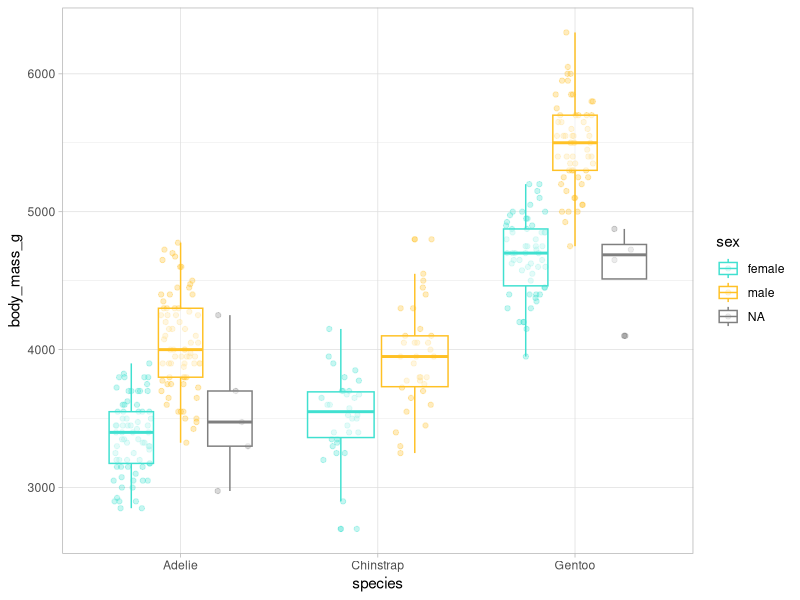
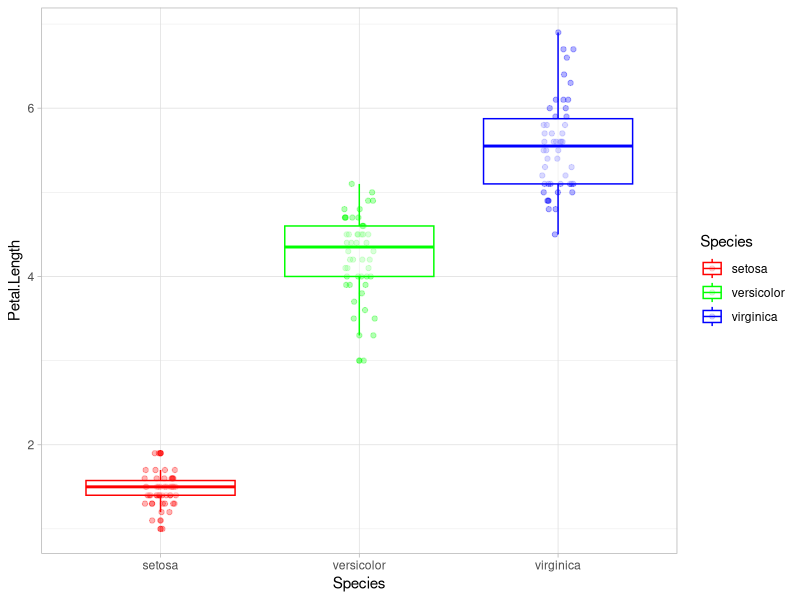
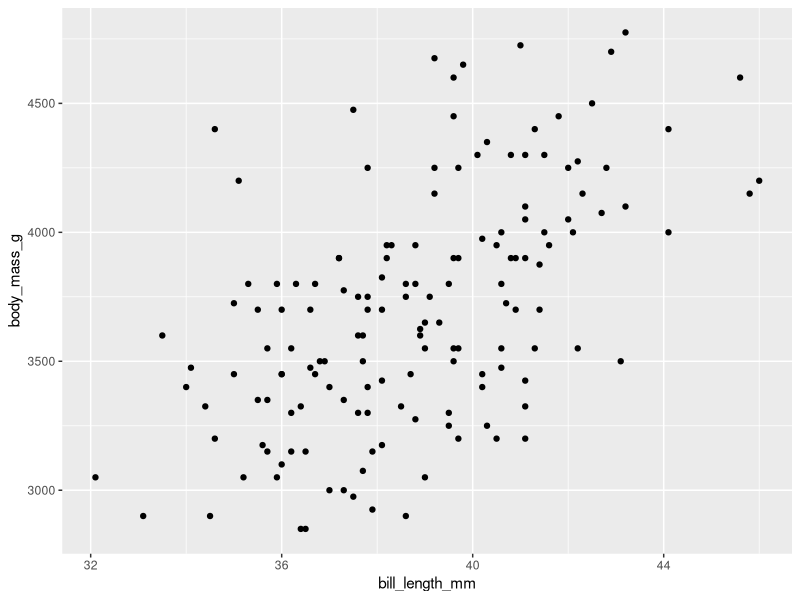
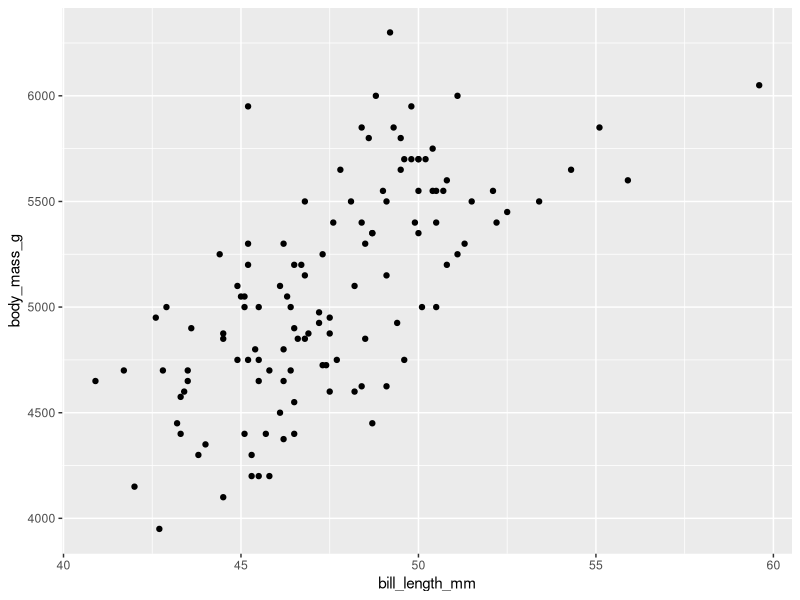
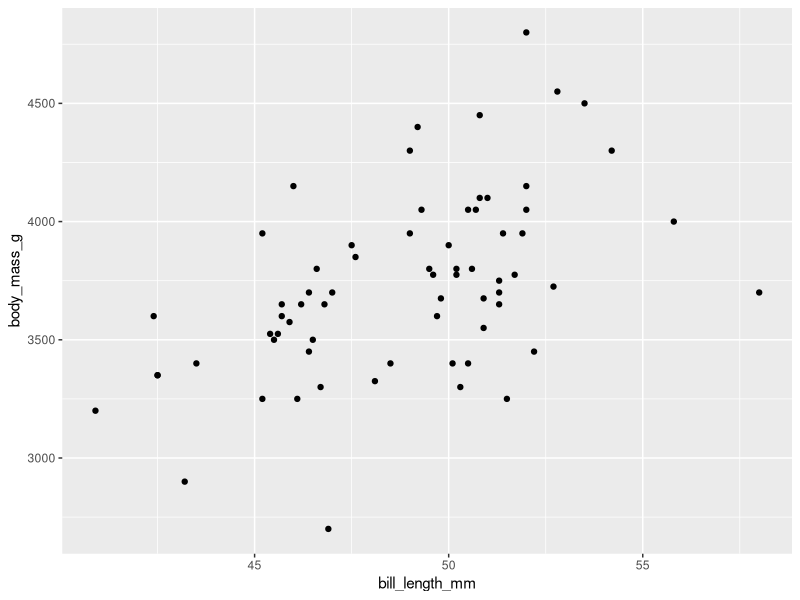

Recreate these plots in R, in order.
## ---- chunk 1

library(palmerpenguins)
library(tidyverse)

# 1
adelie <- penguins |> 
  filter(species == "Adelie") |> 
  arrange(flipper_length_mm)

# 2
adelie_subset <- adelie |> 
  select(island, contains("bill"))

# 3
adelie2 <- adelie |> 
  select(-species)

## ---- chunk 2

# 1
penguins |> 
  group_by(island) |> 
  summarise(
    n = n(),
    mean_flipper_length = mean(flipper_length_mm, na.rm = TRUE)
  )

# 2
penguins |> 
  mutate(mass_by_length = (body_mass_g / 1000) / flipper_length_mm) |> 
  select(mass_by_length)

## ---- chunk 3

divide_by_100 <- function(x) {
  x / 100
}

divide_by_100(30)

## ---- chunk 4

# R base
standardise <- function(x, my.na.rm) {
  (x - mean(x, na.rm = my.na.rm)) / sd(x, na.rm = my.na.rm)
}

standardise(penguins$bill_length_mm, my.na.rm = T)

# Tidyverse
standardise_tidy <- function(x, my.na.rm) {
  ({{ x }} - mean({{ x }}, na.rm = my.na.rm)) / sd({{ x }}, na.rm = my.na.rm)
} 

penguins |> 
  mutate(st_bill_length = standardise_tidy(x = bill_length_mm, my.na.rm = T)) |> 
  select(bill_length_mm, st_bill_length)

## ---- chunk 5

penguins_num <- penguins |> 
  select(species, sex, where(is.numeric))

explore_penguins <-
  function(var) {
    ggplot(penguins_num, aes(x = species, y = .data[[var]], color = sex)) +
      geom_point(position = position_jitterdodge(), alpha = 0.3) +
      geom_boxplot(alpha = 0.5) +
      scale_color_manual(values = c("turquoise", "goldenrod1")) +
      theme_light() +
      ylab(var)
  }

explore_penguins("body_mass_g")

explore_df <- function(df, x_var, y_var, color) {
  ggplot(data = df, aes(x = .data[[x_var]], y = .data[[y_var]], color = .data[[color]])) + 
    geom_point(position = position_jitterdodge(), alpha = 0.3) +
    geom_boxplot(alpha = 0.5) + 
    scale_color_manual(values = rainbow(n = length(unique(df[[color]])))) +
    theme_light() + 
    ylab(y_var)
}

explore_df(df = iris, # iris is a dataset loaded in RStudio by default
           y_var = "Petal.Length",
           x_var = "Species",
           color = "Species")

## ---- chunk 6

sum_10 <- function(x) {
  x + 10
}

map(1:4, sum_10) 
## ---- chunk 7

map(penguins, \(x) mean(x)) 
map(penguins, \(x) mean(x, na.rm = T)) # option 1 
map(penguins, mean, na.rm = T) # option 2 
## ---- chunk 8

map_lgl(penguins, is.numeric) 
penguins_num <- penguins[ , map_lgl(penguins, is.numeric)]  

map_dbl(penguins_num, median, na.rm = T) 
map_chr(penguins, class) 
map_int(penguins, \(x) length(unique(x))) 
1:4 |>   
  map_vec(\(x) as.Date(ISOdate(x + 2024, 05, 13))) 
## ---- chunk 9

penguins_list <- penguins |>   
  group_split(species)  

# we assign names to the list
names(penguins_list) <- c("p1", "p2", "p3")  

# solution:
map2(penguins_list, names(penguins_list), \(df, name) mutate(df, name = name)) 

## ---- chunk 10

# first we remove NA values from bill_length_mm 
penguins_nona <- penguins |>    
  drop_na(bill_length_mm) 

penguins_nested <- penguins_nona |>   
  group_by(species) |>   
  nest() |>    
  mutate(     
    lm_obj = map(data, \(df) lm(       
      bill_length_mm ~ body_mass_g,       
      data = df)),     
    pred = map2(lm_obj, data, \(x, y) predict(x, y)),
    # solution:     
    corr = map2_dbl(pred, data, \(x, y) cor(x, y$bill_length_mm))   
    )  

# unnest() 
penguins_nested |>    
  unnest(pred) |>    
  select(!c(data, lm_obj)) 
## ---- chunk 11

# exercise 9.1.1 
penguins_list <- penguins |>   
  group_split(species)  

# we assign names to the list
names(penguins_list) <- c("p1", "p2", "p3")  

# exercise 9.2.1 
pmap(list(penguins_list, names(penguins_list)), 
  \(df, name) mutate(df, name = name)) 

## ---- chunk 12

penguins_nested <- penguins |>   
  group_by(species) |>   
  nest()  

penguins_nested_str <- penguins_nested |>    
  mutate(path = str_glue("penguins_{species}.csv")) 

penguins_nested_str  

walk2(penguins_nested_str$data, penguins_nested_str$path, write_csv) 

## ---- chunk 13

gg_penguins_bill_body <- function(data_df) {
  ggplot(data = data_df, aes(x = bill_length_mm, y = body_mass_g)) +     
    geom_point()
}  

penguins_nested <- penguins |>   
  group_by(species) |>   
  nest() |>   
  mutate(gg_obj = map(data, 
    \(df) gg_penguins_bill_body(data_df = df))) 

penguins_nested_str <- penguins_nested |>    
  mutate(path = str_glue("penguins_{species}.png"))  

penguins_nested_str  

pwalk(list(plot = penguins_nested_str$gg_obj, filename = penguins_nested_str$path),
  ggsave) 
## ---- chunk 14

penguins |>    
  map(safely(log)) |>    
  transpose() 
## ---- chunk 15
Sys.time()
sessionInfo()
